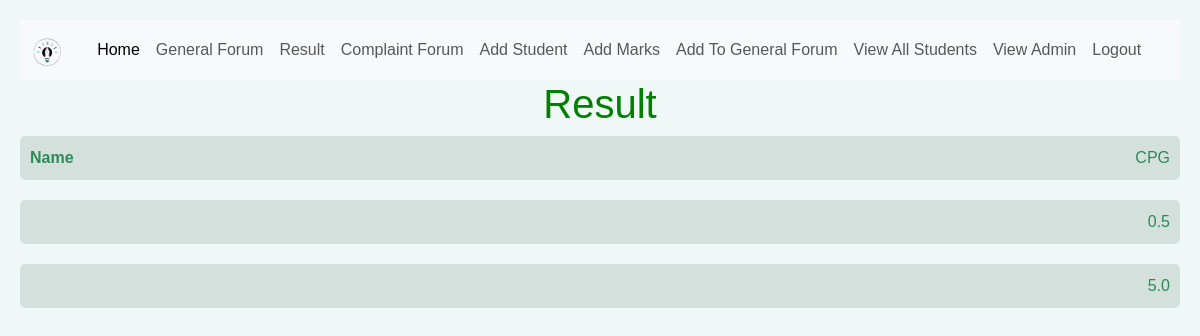
The page /view_marks/ (signed in) on the database as committed earlier.
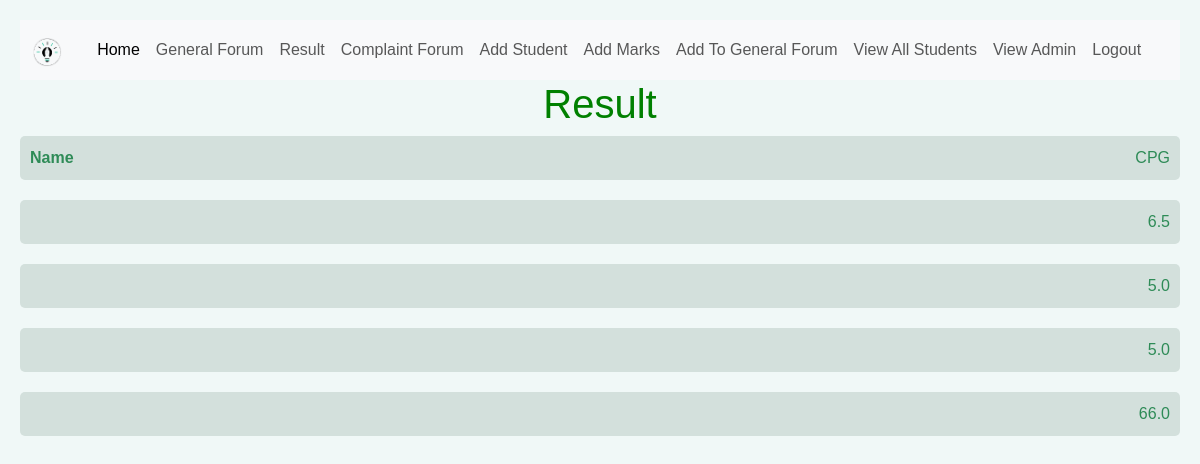
The same page on the database as committed later.
### deptmanagementsystem/models.py (models this page shows, shortened)
class Marks(models.Model):
    cgp = models.FloatField(default=0)
    student = models.OneToOneField(Student, on_delete=models.CASCADE, null=True )

### deptmanagementsystem/views.py (the view)
# urls.py: path('view_marks/', view_marks, name='view-marks'),
def view_marks(request):
    if request.user.userType != 'stud' :
        marks_details = Marks.objects.all()
        return render(request, 'view_marks.html', {'marks_details' : marks_details})
    else:
        student = Student.objects.get(name = request.user.username)
        marks_details = Marks.objects.get(student = student)
        return render(request, 'view_marks.html', {'marks_details' : marks_details})

### templates/view_marks.html (shortened to what this page needs)
{% extends 'base.html' %}
{% block content %}
    <h1>Result</h1>
    {% if request.user.userType != 'stud' %}
    <ul class="header mark-list">
        <li class="mark-item">
            <span class="student-name">Name</span>
            <span class="cgp">CPG</span>
        </li>
        {% for mark in marks_details %}
            <li class="mark-item">
                <span class="cgp">{{ mark.cgp }}</span>
            </li>
        {% endfor %}
    </ul>
    {% endif %}
    {% endblock content %}

Rows that differ between the two databases and show on the page:
changed Marks (number 1 of 4 on the later page): cgp "0.5" → "6.5"
added Marks: cgp "5.0"
added Marks: cgp "66.0"
